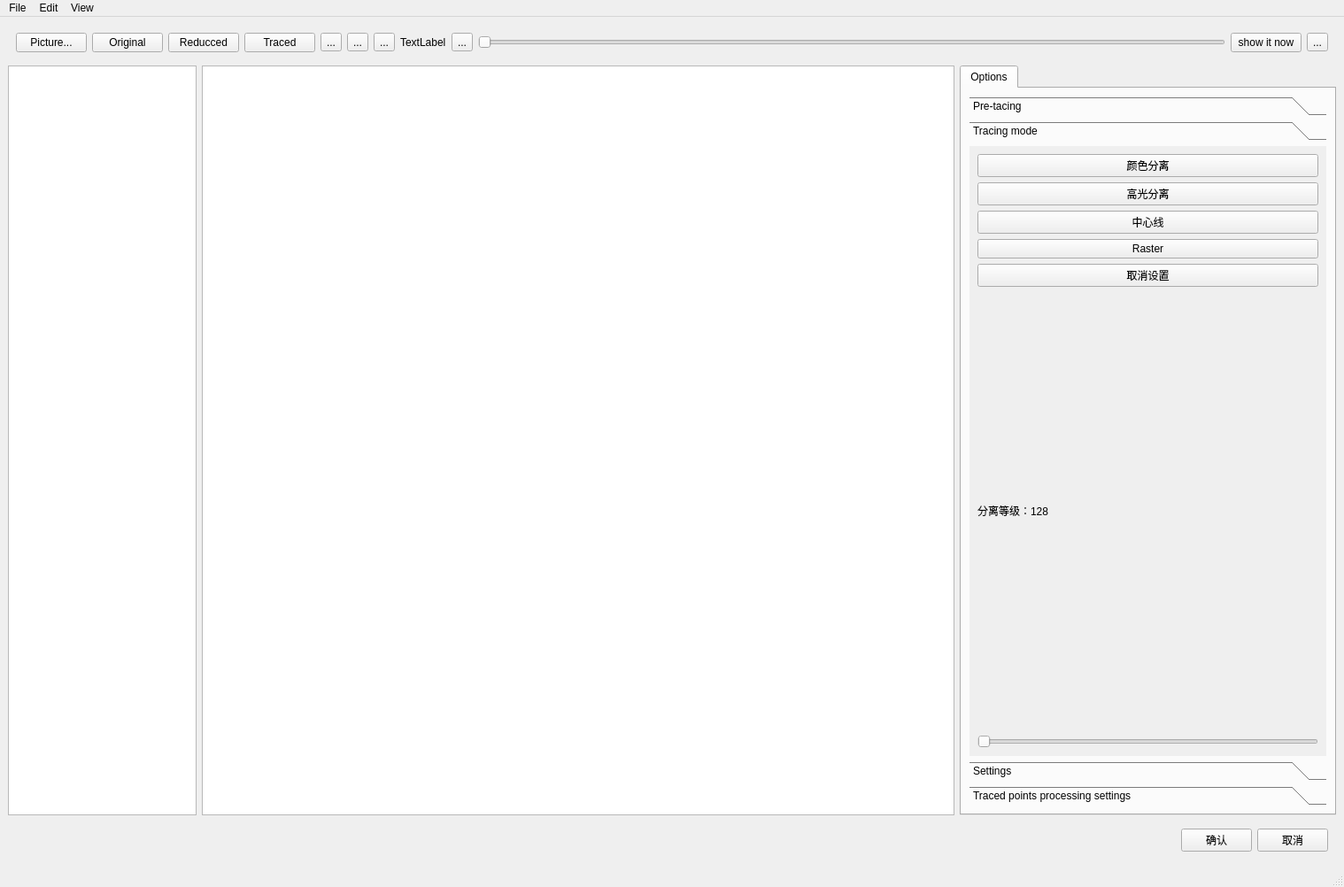
<?xml version="1.0" encoding="UTF-8"?>
<ui version="4.0">
 <class>Picture_trace</class>
 <widget class="QMainWindow" name="Picture_trace">
  <property name="geometry">
   <rect>
    <x>0</x>
    <y>0</y>
    <width>1518</width>
    <height>1002</height>
   </rect>
  </property>
  <property name="windowTitle">
   <string>MainWindow</string>
  </property>
  <widget class="QWidget" name="centralwidget">
   <layout class="QVBoxLayout" name="verticalLayout_5">
    <item>
     <widget class="QWidget" name="widget" native="true">
      <layout class="QHBoxLayout" name="horizontalLayout">
       <item>
        <widget class="QPushButton" name="btn_img">
         <property name="text">
          <string>Picture...</string>
         </property>
        </widget>
       </item>
       <item>
        <widget class="QPushButton" name="btn_src">
         <property name="text">
          <string>Original</string>
         </property>
        </widget>
       </item>
       <item>
        <widget class="QPushButton" name="btn_reduced">
         <property name="text">
          <string>Reducced</string>
         </property>
        </widget>
       </item>
       <item>
        <widget class="QPushButton" name="btn_traced">
         <property name="text">
          <string>Traced</string>
         </property>
        </widget>
       </item>
       <item>
        <widget class="QToolButton" name="toolButton">
         <property name="text">
          <string>...</string>
         </property>
        </widget>
       </item>
       <item>
        <widget class="QToolButton" name="toolButton_2">
         <property name="text">
          <string>...</string>
         </property>
        </widget>
       </item>
       <item>
        <widget class="QToolButton" name="btn_smaller">
         <property name="text">
          <string>...</string>
         </property>
        </widget>
       </item>
       <item>
        <widget class="QLabel" name="label">
         <property name="text">
          <string>TextLabel</string>
         </property>
        </widget>
       </item>
       <item>
        <widget class="QToolButton" name="btn_bigger">
         <property name="text">
          <string>...</string>
         </property>
        </widget>
       </item>
       <item>
        <widget class="QSlider" name="slider_size">
         <property name="orientation">
          <enum>Qt::Horizontal</enum>
         </property>
        </widget>
       </item>
       <item>
        <widget class="QPushButton" name="btn_out">
         <property name="text">
          <string>show it now</string>
         </property>
        </widget>
       </item>
       <item>
        <widget class="QToolButton" name="toolButton_5">
         <property name="text">
          <string>...</string>
         </property>
        </widget>
       </item>
      </layout>
     </widget>
    </item>
    <item>
     <layout class="QHBoxLayout" name="horizontalLayout_8" stretch="1,4,2">
      <item>
       <widget class="QGraphicsView" name="graphicsView_2"/>
      </item>
      <item>
       <widget class="QGraphicsView" name="graphicsView"/>
      </item>
      <item>
       <widget class="QTabWidget" name="tabWidget">
        <property name="currentIndex">
         <number>0</number>
        </property>
        <widget class="QWidget" name="tab">
         <attribute name="title">
          <string>Options</string>
         </attribute>
         <layout class="QVBoxLayout" name="verticalLayout_6">
          <item>
           <widget class="QToolBox" name="toolBox">
            <property name="currentIndex">
             <number>1</number>
            </property>
            <widget class="QWidget" name="page">
             <property name="geometry">
              <rect>
               <x>0</x>
               <y>0</y>
               <width>401</width>
               <height>696</height>
              </rect>
             </property>
             <attribute name="label">
              <string>Pre-tacing</string>
             </attribute>
             <layout class="QGridLayout" name="gridLayout">
              <item row="0" column="0">
               <widget class="QPushButton" name="btn_blur">
                <property name="text">
                 <string>图片降噪</string>
                </property>
               </widget>
              </item>
             </layout>
            </widget>
            <widget class="QWidget" name="page_2">
             <property name="geometry">
              <rect>
               <x>0</x>
               <y>0</y>
               <width>401</width>
               <height>696</height>
              </rect>
             </property>
             <attribute name="label">
              <string>Tracing mode</string>
             </attribute>
             <layout class="QVBoxLayout" name="verticalLayout_9">
              <item>
               <layout class="QVBoxLayout" name="verticalLayout_8" stretch="4,1">
                <item>
                 <layout class="QVBoxLayout" name="verticalLayout_7">
                  <item>
                   <widget class="QPushButton" name="btn_color_separa">
                    <property name="text">
                     <string>颜色分离</string>
                    </property>
                   </widget>
                  </item>
                  <item>
                   <widget class="QPushButton" name="btn_highlight_separa">
                    <property name="text">
                     <string>高光分离</string>
                    </property>
                   </widget>
                  </item>
                  <item>
                   <widget class="QPushButton" name="btn_centerline">
                    <property name="text">
                     <string>中心线</string>
                    </property>
                   </widget>
                  </item>
                  <item>
                   <widget class="QPushButton" name="btn_raster">
                    <property name="text">
                     <string>Raster</string>
                    </property>
                   </widget>
                  </item>
                  <item>
                   <widget class="QPushButton" name="btn_none">
                    <property name="text">
                     <string>取消设置</string>
                    </property>
                   </widget>
                  </item>
                 </layout>
                </item>
                <item>
                 <layout class="QVBoxLayout" name="verticalLayout" stretch="1,2">
                  <item>
                   <widget class="QLabel" name="label_rank">
                    <property name="text">
                     <string>分离等级：128</string>
                    </property>
                   </widget>
                  </item>
                  <item>
                   <widget class="QSlider" name="slider_rank">
                    <property name="orientation">
                     <enum>Qt::Horizontal</enum>
                    </property>
                   </widget>
                  </item>
                 </layout>
                </item>
               </layout>
              </item>
             </layout>
            </widget>
            <widget class="QWidget" name="page_3">
             <property name="geometry">
              <rect>
               <x>0</x>
               <y>0</y>
               <width>401</width>
               <height>696</height>
              </rect>
             </property>
             <attribute name="label">
              <string>Settings</string>
             </attribute>
             <layout class="QHBoxLayout" name="horizontalLayout_6">
              <item>
               <widget class="QLabel" name="label_7">
                <property name="text">
                 <string>TextLabel</string>
                </property>
               </widget>
              </item>
              <item>
               <widget class="QSpinBox" name="spinBox"/>
              </item>
              <item>
               <widget class="QCheckBox" name="checkBox_3">
                <property name="text">
                 <string>CheckBox</string>
                </property>
               </widget>
              </item>
             </layout>
            </widget>
            <widget class="QWidget" name="page_4">
             <property name="geometry">
              <rect>
               <x>0</x>
               <y>0</y>
               <width>401</width>
               <height>696</height>
              </rect>
             </property>
             <attribute name="label">
              <string>Traced points processing settings</string>
             </attribute>
             <layout class="QVBoxLayout" name="verticalLayout_4">
              <item>
               <layout class="QVBoxLayout" name="verticalLayout_2">
                <item>
                 <widget class="QCheckBox" name="check_space">
                  <property name="text">
                   <string>Enable Spacing filter</string>
                  </property>
                 </widget>
                </item>
                <item>
                 <layout class="QHBoxLayout" name="horizontalLayout_2">
                  <item>
                   <widget class="QLabel" name="label_2">
                    <property name="text">
                     <string>距离</string>
                    </property>
                   </widget>
                  </item>
                  <item>
                   <widget class="QSlider" name="distance_slider">
                    <property name="orientation">
                     <enum>Qt::Horizontal</enum>
                    </property>
                   </widget>
                  </item>
                  <item>
                   <widget class="QDoubleSpinBox" name="distance_SpinBox">
                    <property name="value">
                     <double>1.000000000000000</double>
                    </property>
                   </widget>
                  </item>
                 </layout>
                </item>
                <item>
                 <layout class="QHBoxLayout" name="horizontalLayout_3">
                  <item>
                   <widget class="QLabel" name="label_3">
                    <property name="text">
                     <string>偏移</string>
                    </property>
                   </widget>
                  </item>
                  <item>
                   <widget class="QSlider" name="offset_slider">
                    <property name="orientation">
                     <enum>Qt::Horizontal</enum>
                    </property>
                   </widget>
                  </item>
                  <item>
                   <widget class="QDoubleSpinBox" name="offset_SpinBox">
                    <property name="value">
                     <double>1.000000000000000</double>
                    </property>
                   </widget>
                  </item>
                 </layout>
                </item>
               </layout>
              </item>
              <item>
               <layout class="QVBoxLayout" name="verticalLayout_3">
                <item>
                 <widget class="QCheckBox" name="check_smooth_">
                  <property name="text">
                   <string>平滑过滤器</string>
                  </property>
                 </widget>
                </item>
                <item>
                 <layout class="QHBoxLayout" name="horizontalLayout_4">
                  <item>
                   <widget class="QLabel" name="label_4">
                    <property name="text">
                     <string>距离</string>
                    </property>
                   </widget>
                  </item>
                  <item>
                   <widget class="QSlider" name="horizontalSlider_4">
                    <property name="orientation">
                     <enum>Qt::Horizontal</enum>
                    </property>
                   </widget>
                  </item>
                  <item>
                   <widget class="QDoubleSpinBox" name="doubleSpinBox_3">
                    <property name="value">
                     <double>1.000000000000000</double>
                    </property>
                   </widget>
                  </item>
                 </layout>
                </item>
                <item>
                 <layout class="QHBoxLayout" name="horizontalLayout_5">
                  <item>
                   <widget class="QLabel" name="label_5">
                    <property name="text">
                     <string>偏移</string>
                    </property>
                   </widget>
                  </item>
                  <item>
                   <widget class="QSlider" name="horizontalSlider_5">
                    <property name="orientation">
                     <enum>Qt::Horizontal</enum>
                    </property>
                   </widget>
                  </item>
                  <item>
                   <widget class="QDoubleSpinBox" name="doubleSpinBox_4">
                    <property name="value">
                     <double>1.000000000000000</double>
                    </property>
                   </widget>
                  </item>
                 </layout>
                </item>
               </layout>
              </item>
              <item>
               <widget class="QLabel" name="label_6">
                <property name="text">
                 <string>TextLabel</string>
                </property>
               </widget>
              </item>
             </layout>
            </widget>
           </widget>
          </item>
         </layout>
        </widget>
       </widget>
      </item>
     </layout>
    </item>
    <item>
     <widget class="QWidget" name="widget_2" native="true">
      <layout class="QHBoxLayout" name="horizontalLayout_7">
       <item>
        <spacer name="horizontalSpacer">
         <property name="orientation">
          <enum>Qt::Horizontal</enum>
         </property>
         <property name="sizeHint" stdset="0">
          <size>
           <width>720</width>
           <height>20</height>
          </size>
         </property>
        </spacer>
       </item>
       <item>
        <widget class="QPushButton" name="pushButton_13">
         <property name="text">
          <string>确认</string>
         </property>
        </widget>
       </item>
       <item>
        <widget class="QPushButton" name="pushButton_14">
         <property name="text">
          <string>取消</string>
         </property>
        </widget>
       </item>
      </layout>
     </widget>
    </item>
   </layout>
  </widget>
  <widget class="QMenuBar" name="menubar">
   <property name="geometry">
    <rect>
     <x>0</x>
     <y>0</y>
     <width>1518</width>
     <height>23</height>
    </rect>
   </property>
   <widget class="QMenu" name="menuFile">
    <property name="title">
     <string>File</string>
    </property>
   </widget>
   <widget class="QMenu" name="menuEdit">
    <property name="title">
     <string>Edit</string>
    </property>
   </widget>
   <widget class="QMenu" name="menuView">
    <property name="title">
     <string>View</string>
    </property>
   </widget>
   <addaction name="menuFile"/>
   <addaction name="menuEdit"/>
   <addaction name="menuView"/>
  </widget>
  <widget class="QStatusBar" name="statusbar"/>
 </widget>
 <resources/>
 <connections/>
</ui>
